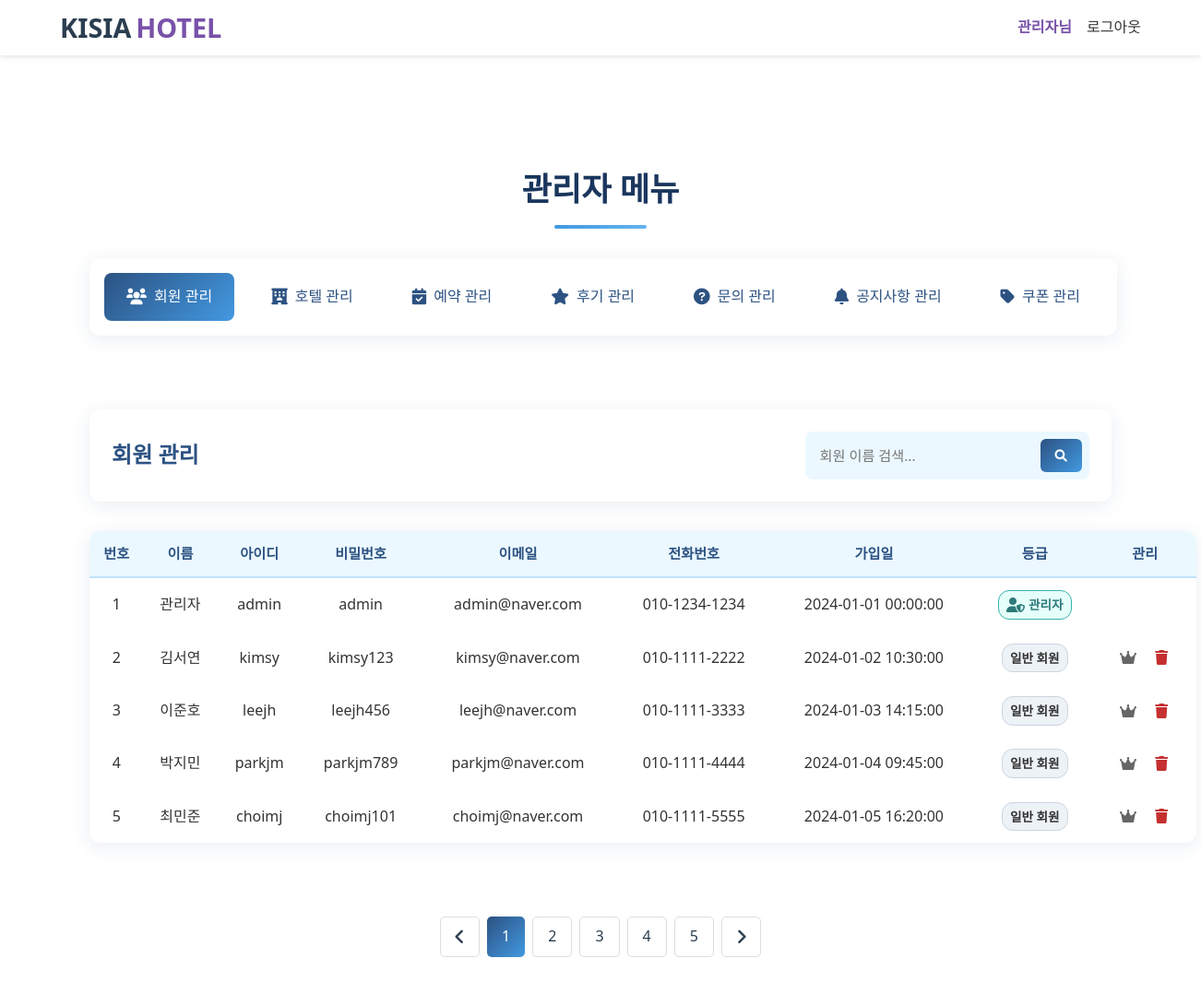
The page /admin/admin.php (signed in) on the database as committed earlier.
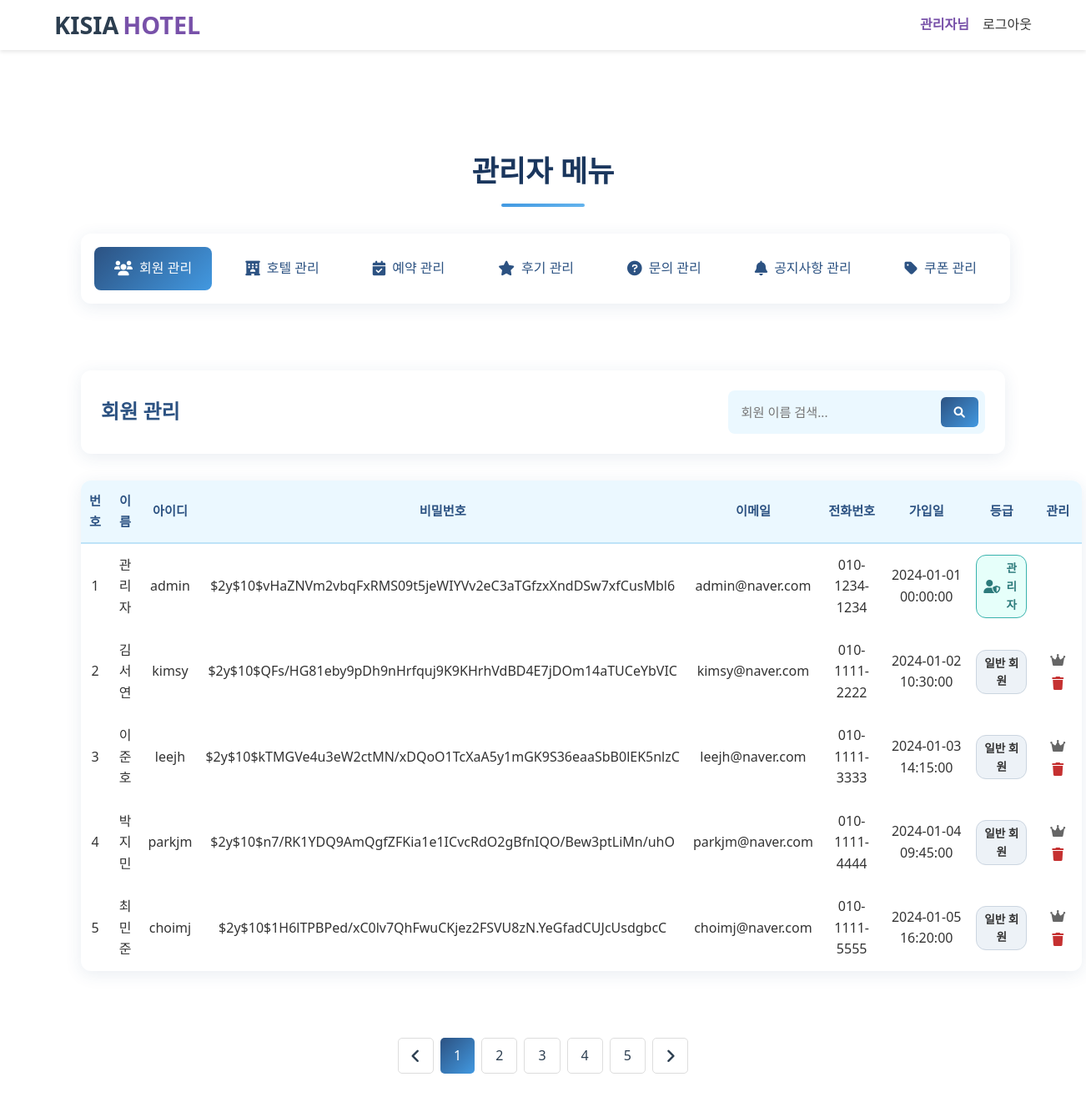
The same page on the database as committed later.
### tables this page shows
CREATE TABLE users (
    user_id INT PRIMARY KEY AUTO_INCREMENT,
    username VARCHAR(50) NOT NULL,
    real_id VARCHAR(50) NOT NULL UNIQUE,
    password VARCHAR(255) NOT NULL,
    email VARCHAR(100) NOT NULL UNIQUE,
    phone VARCHAR(20),
    created_at DATETIME NOT NULL DEFAULT CURRENT_TIMESTAMP,
    is_admin BOOLEAN DEFAULT FALSE,
    terms BOOLEAN DEFAULT FALSE,
    marketing BOOLEAN DEFAULT FALSE,
    profile_image VARCHAR(255) DEFAULT '/image/default_profile.jpg',
    point INT DEFAULT 0,
    vip BOOLEAN DEFAULT FALSE,
    vip_status ENUM('auto', 'manual') DEFAULT 'auto'
);

### src/includes/info_for_admin.php (called while the page is built, shortened)
<?php
include_once __DIR__ . '/../includes/db_connection.php';
$current_tab = isset($_GET['tab']) ? $_GET['tab'] : 'users';
$items_per_page = 5;
$page = isset($_GET['page']) ? (int)$_GET['page'] : 1;
$offset = ($page - 1) * $items_per_page;
if ($current_tab === 'users') {
    if (isset($_GET['user_name_search']) && trim($_GET['user_name_search']) !== '') {
        $keyword = trim($_GET['user_name_search']);
        $count_sql = "SELECT COUNT(*) as total FROM users WHERE username LIKE '%$keyword%'";
        $count_result = $conn->query($count_sql);
        $total_items = $count_result->fetch_assoc()['total'];
        $total_pages = ceil($total_items / $items_per_page);
        $sql = "SELECT * FROM users WHERE username LIKE '%$keyword%' ORDER BY user_id ASC LIMIT $offset, $items_per_page";
        $result = $conn->query($sql);
        $users = [];
        if ($result && $result->num_rows > 0) {
            while ($row = $result->fetch_assoc()) {
                $users[] = $row;
            }
        }
    }
    else {
        $count_sql = "SELECT COUNT(*) as total FROM users";
        $count_result = $conn->query($count_sql);
        $sql = "SELECT * FROM users ORDER BY user_id ASC LIMIT $offset, $items_per_page";
        $result = $conn->query($sql);
        $users = [];
        if ($result && $result->num_rows > 0) {
            while ($row = $result->fetch_assoc()) {
                $users[] = $row;
            }
        }
    }
}
?>

### src/admin/admin.php (the view, shortened to what this page needs)
<?php
include_once __DIR__ . '/../includes/header.php';
include_once __DIR__ . '/../includes/info_for_admin.php';
?>
    <main class="admin-container">
        <h2 class="admin-title">관리자 메뉴</h2>
        <div class="admin-menu">
            <ul>
                <li class="active" data-tab="users">
                    <i class="fas fa-users"></i>
                    회원 관리
                </li>
                <li data-tab="hotels">
                    <i class="fas fa-hotel"></i>
                    호텔 관리
                </li>
                <li data-tab="reservations">
                    <i class="fas fa-calendar-check"></i>
                    예약 관리
                </li>
                <li data-tab="reviews">
                    <i class="fas fa-star"></i>
                    후기 관리
                </li>
                <li data-tab="inquiries">
                    <i class="fas fa-question-circle"></i>
                    문의 관리
                </li>
                <li data-tab="notices">
                    <i class="fas fa-bell"></i>
                    공지사항 관리
                </li>
                <li data-tab="coupons">
                    <i class="fas fa-tag"></i>
                    쿠폰 관리
                </li>
            </ul>
        </div>
        <div class="admin-content">
            <section id="users" class="content-section active">
                <div class="section-header">
                    <h2>회원 관리</h2>
                    <div class="search-form-container">
                        <form method="get" action="../includes/info_for_admin.php">
                            <div class="admin-search-box">
                                <input type="text" name="user_name_search" placeholder="회원 이름 검색...">
                                <button><i class="fas fa-search"></i></button>
                            </div>
                        </form>
                    </div>
                </div>
                <?php if (empty($users)): ?>
                    <div class="admin-no-results">검색 결과가 없습니다.</div>
                <?php else: ?>
                    <div class="table-container">
                        <table class="admin-table">
                            <thead>
                                <tr>
                                    <th>번호</th>
                                    <th>이름</th>
                                    <th>아이디</th>
                                    <th>비밀번호</th>
                                    <th>이메일</th>
                                    <th>전화번호</th>
                                    <th>가입일</th>
                                    <th>등급</th>
                                    <th>관리</th>
                                </tr>
                            </thead>
                            <tbody>
                                <?php foreach ($users as $user): ?>
                                    <tr>
                                        <td><?= $user['user_id'] ?></td>
                                        <td><?= $user['username'] ?></td>
                                        <td><?= $user['real_id'] ?></td>
                                        <td><?= $user['password'] ?></td>
                                        <td><?= $user['email'] ?></td>
                                        <td><?= $user['phone'] ?></td>
                                        <td><?= $user['created_at'] ?></td>
                                        <td>
                                            <?php if ($user['is_admin'] == 1): ?>
                                                <span class="grade-label admin">
                                                    <i class="fas fa-user-shield"></i> 관리자
                                                </span>
                                            <?php elseif($user['vip'] == 1): ?>
                                                <span class="grade-label vip">
                                                    <i class="fas fa-crown"></i> VIP
                                                </span>
                                            <?php else: ?>
                                                <span class="grade-label">
                                                    일반 회원
                                                </span>
                                            <?php endif; ?>
                                        </td>
                                        <td>
                                            <?php if ($user['is_admin'] != 1): ?>
                                                <form method="get" action="../action/admin_vip_toggle_action.php" style="display:inline;">
                                                    <?php if($user['vip'] == 1): ?>
                                                        <input type="hidden" name="vip_status" value="0">
                                                        <button type="submit" class="action-btn vip-toggle" title="일반 사용자로 변경">
                                                            <i class="fas fa-user"></i>
                                                        </button>
                                                    <?php else: ?>
                                                        <button type="submit" class="action-btn vip-toggle" title="VIP로 변경">
                                                            <i class="fas fa-crown"></i>
                                                        </button>
                                                    <?php endif; ?>
                                                </form>
                                            <?php endif; ?>
                                             <?php if($user['is_admin'] != 1): ?>
                                            <form method="get" action="../action/admin_delete_action.php" style="display:inline;">
                                                <button name="user_delete" class="action-btn delete" value="<?= $user['user_id'] ?>">
                                                    <i class="fas fa-trash"></i>
                                                </button>
                                            </form>
                                            <?php endif; ?>
                                        </td>
                                    </tr>
                                <?php endforeach; ?>
                            </tbody>
                        </table>
                    </div>
                    <?php
                    if (isset($_GET['user_name_search'])) {
                        searchPagination($page, $total_pages, 'users', $_GET['user_name_search']);
                    } else {
                        Adminpagination($page, $total_pages, 'users');
                    }
                    ?>
                <?php endif; ?>
            </section>
        </div>
    </main>
<?php include_once __DIR__ . '/../includes/footer.php'; ?>
</body>
</html>

### src/includes/header.php (shortened to what this page needs)
<?php
include_once __DIR__ . '/../includes/pagination.php';
?>
<!DOCTYPE html>
<html lang="ko">
<head>
    <link rel="stylesheet" href="../style/styles.css">
    <link rel="stylesheet" href="../style/login.css">
    <link rel="stylesheet" href="../style/mypage.css">
    <link rel="stylesheet" href="../style/inquiry.css">
    <link rel="stylesheet" href="../style/review.css">
    <link rel="stylesheet" href="../style/event.css">
    <link rel="stylesheet" href="../style/event-timedeal.css">
    <link rel="stylesheet" href="../style/hotels.css">
    <link rel="stylesheet" href="../style/admin.css">
    <link rel="stylesheet" href="../style/payment.css">
    <link rel="stylesheet" href="../style/hotel-detail.css">
    <link rel="stylesheet" href="../style/hotel-add.css">
    <link rel="stylesheet" href="../style/inquiry.css">
    <link rel="stylesheet" href="../style/coupon.css">
    <link rel="stylesheet" href="https://cdnjs.cloudflare.com/ajax/libs/font-awesome/6.0.0/css/all.min.css">
</head>
<?php if ($_SESSION['is_admin'] ?? false): ?>
    <body>
    <div class="style-header">
        <div class="style-nav">
            <a class="style-logo">KISIA <span>HOTEL</span></a>
            <div class="style-auth-buttons">
                <?php include __DIR__ . '/../action/auto_buttons.php'; ?>
            </div>
        </div>
    </div>
</body>
<?php endif; ?>
</html>

### src/action/auto_buttons.php (shortened to what this page needs)
<?php if(!isset($_SESSION['is_login'])): ?>
    <a href="../user/login.php" class="style-auth-btn">로그인</a>
    <a href="../user/signup.php" class="style-auth-btn">회원가입</a>
<?php else: ?>
    <?php if(isset($_SESSION['is_admin']) && $_SESSION['is_admin']): ?>
        <span class="style-username"><?php echo $_SESSION['username']; ?>님</span>
        <a href="../action/logout_action.php" class="style-auth-btn">로그아웃</a>
    <?php else: ?>
        <span class="style-username"><?php echo $_SESSION['username']; ?>님</span>
        <a href="../user/mypage.php" class="style-auth-btn">마이페이지</a>
        <a href="../action/logout_action.php" class="style-auth-btn">로그아웃</a>
    <?php endif; ?>
<?php endif; ?>

### src/includes/pagination.php (shortened to what this page needs)
    <?php
function Adminpagination($current_page, $total_pages, $tab) {
    $start_page = max(1, $current_page - 2);
    $end_page = min($total_pages, $start_page + 4);
    $params = $_GET;
    unset($params['page']);
    $query_string = http_build_query($params);
    $query_string = $query_string ? '&' . $query_string : '';
    ?>
    <div class="admin-pagination">
        <a href="?tab=<?= $tab ?>&page=<?= max(1, $current_page - 1) . $query_string ?>" class="arrow" aria-label="이전 페이지">
            <i class="fas fa-angle-left"></i>
        </a>
        <?php for ($i = $start_page; $i <= $end_page; $i++): ?>
            <a href="?tab=<?= $tab ?>&page=<?= $i . $query_string ?>" class="<?= (int)$i === (int)$current_page ? 'active' : '' ?>">
                <?= $i ?>
            </a>
        <?php endfor; ?>
        <a href="?tab=<?= $tab ?>&page=<?= min($total_pages, $current_page + 1) . $query_string ?>" class="arrow" aria-label="다음 페이지">
            <i class="fas fa-angle-right"></i>
        </a>
    </div>
    <?php
}
    ?>

### src/includes/footer.php (shortened to what this page needs)
</body>
</html>

### src/style/styles.css (style rules this page uses)
* { margin: 0; padding: 0; box-sizing: border-box; font-family: 'Segoe UI', Tahoma, Geneva, Verdana, sans-serif; }
body { line-height: 1.6; color: #333; }
a { text-decoration: none; color: inherit; }
.style-header { background-color: #fff; box-shadow: 0 2px 5px rgba(0, 0, 0, 0.1); position: fixed; width: 100%; top: 0; z-index: 1000; height: 60px; }
.style-nav { display: flex; justify-content: space-between; align-items: center; padding: 1rem 5%; max-width: 1400px; margin: 0 auto; position: relative; height: 60px; }
.style-logo { font-size: 1.8rem; font-weight: bold; color: #2c3e50; display: flex; align-items: center; gap: 0.3rem; position: absolute; left: 5%; }
.style-logo span { color: #7851A9; font-weight: 800; }
.style-username { font-weight: 800; color: #7851A9; }
.style-auth-buttons { display: flex; gap: 1rem; position: absolute; right: 5%; }

### src/style/mypage.css (style rules this page uses)
.content-section { display: none; }
.content-section.active { display: block; }

### src/style/review.css (style rules this page uses)
.action-btn { display: flex; align-items: center; gap: 0.3rem; color: #666; cursor: pointer; border: none; background: none; font-size: 0.9rem; transition: color 0.3s; white-space: nowrap; }
.action-btn i { margin-right: 0; }

Rows that differ between the two databases and show on the page:
changed users "관리자": password "admin" → "$2y$10$vHaZNVm2vbqFxRMS09t5jeWIYVv2eC3aTGfzxXndDSw7xfCusMbl6"
changed users "김서연": password "kimsy123" → "$2y$10$QFs/HG81eby9pDh9nHrfquj9K9KHrhVdBD4E7jDOm14aTUCeYbVIC"
changed users "이준호": password "leejh456" → "$2y$10$kTMGVe4u3eW2ctMN/xDQoO1TcXaA5y1mGK9S36eaaSbB0lEK5nlzC"
changed users "박지민": password "parkjm789" → "$2y$10$n7/RK1YDQ9AmQgfZFKia1e1ICvcRdO2gBfnIQO/Bew3ptLiMn/uhO"
changed users "최민준": password "choimj101" → "$2y$10$1H6lTPBPed/xC0lv7QhFwuCKjez2FSVU8zN.YeGfadCUJcUsdgbcC"
